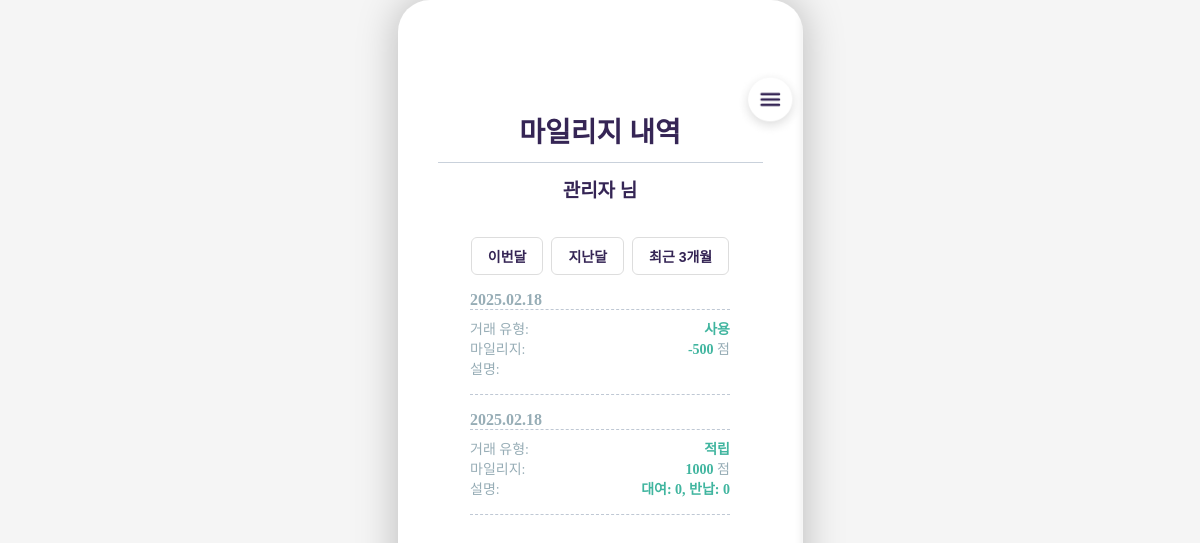
The app's page /riding/mileage_history/ (signed in) with its own data.
### users/models.py (models this page shows, shortened)
class Profile(models.Model):
    user = models.OneToOneField(User, on_delete=models.CASCADE)
    nickname = models.CharField(max_length=50, unique=True)
    birth = models.CharField(max_length=6)
    birth_end = models.CharField(max_length=1)
    email = models.EmailField(unique=True)
    weight = models.DecimalField(max_digits=5, decimal_places=1, null=True, blank=True)
    preferred_station = models.CharField(max_length=100, null=True, blank=True)
    created_at = models.DateTimeField(default=timezone.now)
    updated_at = models.DateTimeField(auto_now=True)
    current_mileage = models.IntegerField(default=0)  # 현재 보유 마일리지
    average_daily_distance = models.DecimalField(
        max_digits=8, decimal_places=2, default=0.00
    )  # 총 주행 거리 (km)
    average_speed = models.DecimalField(
        max_digits=5, decimal_places=2, default=0.00
    )  # 평균 주행 속도 (km/h)
    most_used_station = models.CharField(
        max_length=100, null=True, blank=True
    )  # 가장 자주 이용한 대여소

### riding/models.py (models this page shows, shortened)
class MileageHistory(models.Model):
    user = models.ForeignKey(User, on_delete=models.CASCADE)  # 사용자와 1:N 관계
    transaction_date = models.DateTimeField(
        default=timezone.now
    )  # 마일리지 사용 또는 적립 날짜
    transaction_type = models.CharField(
        max_length=10, choices=[("적립", "적립"), ("사용", "사용")]
    )  # 적립 또는 사용 구분
    amount = models.IntegerField()  # 사용한 또는 적립한 마일리지 수량
    description = models.TextField(null=True, blank=True)  # 마일리지 사용 내역 설명

### riding/views.py (the view)
# urls.py: path("mileage_history/", views.mileage_history, name="mileage_history"),
@login_required
def mileage_history(request):
    mileage_history = MileageHistory.objects.filter(user=request.user).order_by(
        "-transaction_date"
    )
    return render(
        request, "riding/mileage_history.html", {"mileage_history": mileage_history}
    )

### riding/templates/riding/mileage_history.html (shortened to what this page needs)
{% load static %}
<!DOCTYPE html>
<html lang="ko">
<head>
    <link rel="stylesheet" href="{% static 'riding/css/mileage_history.css' %}">
</head>
<body>
    <div class="container">
        <button class="nav-button" aria-label="메뉴 열기" id="menu-button"></button>
        <img class="menu-logo" src="{% static 'riding/images/menu-logo.png' %}" alt="메뉴 아이콘" /></img>
        <div class="header">
            <h1>마일리지 내역</h1>
            <div class="divider"></div>
            <div class="user-info">
                {% if user.is_authenticated %}
                    <span class="username">{{ user.profile.nickname }}</span> 님
                {% endif %}
            </div>
        </div>
        <div class="filter-buttons">
            <button class="filter-btn">이번달</button>
            <button class="filter-btn">지난달</button>
            <button class="filter-btn">최근 3개월</button>
        </div>
            <div class="history-list">
                {% for history in mileage_history %}
                <div class="history-item">
                    <div class="date">{{ history.transaction_date|date:"Y.m.d" }}</div>
                    <div class="detail">
                        <div class="info">
                            <span>거래 유형:</span>
                            <span class="value">{{ history.transaction_type }}</span>
                        </div>
                        <div class="info">
                            <span>마일리지:</span>
                            <div class="value-container">
                                <span class="value">{{ history.amount }}</span>
                                <span class="unit">점</span>
                            </div>
                        </div>
                        <div class="info">
                            <span>설명:</span>
                            <span class="value">
                                {% if history.transaction_type == "적립" %}
                                    대여: {{ history.rental_mileage|default:"0" }},
                                    반납: {{ history.return_mileage|default:"0" }}
                                {% else %}
                                    {{ history.description }}
                                {% endif %}
                            </span>
                        </div>
                    </div>
                </div>
                {% endfor %}
            </div>
        </div>
</body>
</html>

### static/riding/css/mileage_history.css (style rules this page uses)
* { margin: 0; padding: 0; box-sizing: border-box; }
body { background-color: #F5F5F5; min-height: 100vh; display: flex; justify-content: center; align-items: center; }
.container { position: relative; width: 405px; height: 840px; background: #FFFFFF; box-shadow: 0px 0px 40px rgba(0, 0, 0, 0.25); border-radius: 32px; padding: 40px; overflow: hidden; overflow-y: scroll; -ms-overflow-style: none; scrollbar-width: none; }
.nav-button { position: absolute; top: 77px; right: 10.5px; width: 43.5px; height: 43.5px; background-color: transparent; border: none; border-radius: 50%; display: flex; justify-content: center; align-items: center; z-index: 3; cursor: pointer; padding: 0; }
.menu-logo { position: absolute; top: 67.5px; right: -1px; width: 70px; height: 70px; display: flex; justify-content: center; align-items: center; background-color: transparent; z-index: 2; padding: 0; object-fit: contain; pointer-events: none; }
.header { text-align: center; margin-top: 70px; }
.header h1 { font-size: 28px; font-weight: bold; color: #352555; }
.user-info { font-size: 19px; font-weight: bold; color: #352555; margin-top: 8px; }
.filter-buttons { display: flex; justify-content: center; gap: 8px; margin-top: 35px; }
.filter-btn { color: #352555; background-color: white; border: 1px solid #ddd; padding: 8px 16px; font-size: 14px; border-radius: 6px; cursor: pointer; font-weight: bold; }
.history-list { width: 80%; max-width: 300px; margin-top: 16px; margin-left: auto; margin-right: auto; max-height: none; overflow-y: visible; }
.history-item { margin-bottom: 16px; padding-bottom: 16px; border-bottom: 1px dashed rgba(148, 163, 184, 0.6); }
.date { font-size: 16px; font-weight: bold; color: #97ADB6; border-bottom: 1px dashed rgba(148, 163, 184, 0.6); }
.detail { margin-top: 8px; }
.info { display: flex; justify-content: space-between; font-size: 14px; color: #97ADB6; }
.value { color: #40B59F; font-weight: bold; }
.divider { width: 100%; height: 1px; background-color: rgba(148, 163, 184, 0.5); margin: 12px 0; }

### records on screen
MileageHistory: transaction_date "2025.02.18", transaction_type "사용", amount "-500"
MileageHistory: transaction_date "2025.02.18", transaction_type "적립", amount "1000", rental_mileage "0", return_mileage "0"

### other values on screen
{{ user.profile.nickname }} "관리자"
